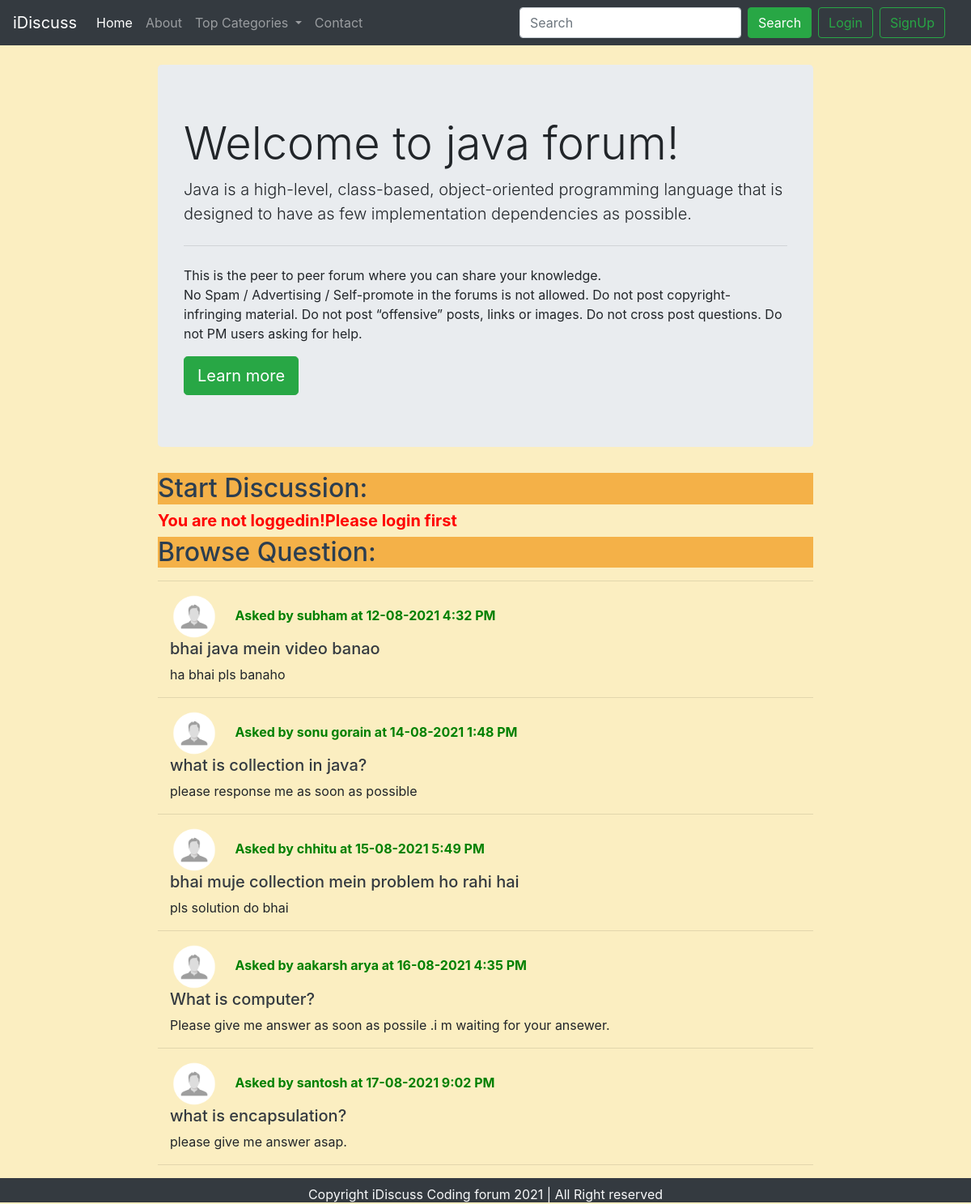
/threads.php?catid=2, run on the app's committed database.
### tables this page shows
CREATE TABLE `categories` (
  `category_id` int(10) NOT NULL,
  `category_name` varchar(255) NOT NULL,
  `category_discription` varchar(255) NOT NULL,
  `created` datetime NOT NULL DEFAULT current_timestamp()
);

CREATE TABLE `threads` (
  `thread_id` int(7) NOT NULL,
  `thread_title` varchar(255) NOT NULL,
  `thread_desc` text NOT NULL,
  `thread_cat_id` int(7) NOT NULL,
  `thread_user_id` int(7) NOT NULL,
  `timestamp` datetime NOT NULL DEFAULT current_timestamp()
);

CREATE TABLE `users` (
  `sno` int(10) NOT NULL,
  `username` varchar(20) NOT NULL,
  `password` varchar(255) NOT NULL,
  `email` varchar(30) NOT NULL,
  `mobileNo` bigint(12) NOT NULL,
  `date` datetime NOT NULL DEFAULT current_timestamp()
);

### threads.php (the view, shortened to what this page needs)
<!doctype html>
<html lang="en">
<head>
    <link rel="stylesheet" href="https://stackpath.bootstrapcdn.com/bootstrap/4.5.0/css/bootstrap.min.css"
>
    <link rel="stylesheet" href="forum-css/style.css">
</head>
<body style="background-color: #FBEEC1;">
    <?php include 'partials/_header.php'?>
    <?php
       $id= $_GET['catid'];
       $sql="SELECT * FROM categories WHERE  category_id=$id";
       $result=mysqli_query($conn,$sql);
       while($row=mysqli_fetch_assoc($result))
       {
          $catname=$row['category_name'];
          $desc=$row['category_discription'];
       }
    ?>
     <div class="container my-4 " style="width:70%;" >
        <div class="jumbotron">
          <h1 class="display-4">Welcome to <?php echo $catname ?> forum!</h1>
          <p class="lead"> <?php echo $desc ?> <p>
          <hr class="my-4">
          <p>This is the peer to peer forum where you can share your knowledge.<br>No Spam / Advertising / Self-promote in the forums is not allowed.
            Do not post copyright-infringing material.
            Do not post “offensive” posts, links or images.
            Do not cross post questions.
            Do not PM users asking for help.
        </p>
          <a class="btn btn-success btn-lg" href="#" role="button">Learn more</a>
        </div>
             </div>
          <?php
           if (isset($_SESSION['loggedin']) && $_SESSION['loggedin']== true)
            {
             echo '<div class="container my-4 " style="width:70%;" >
               <form action=" '.$_SERVER["REQUEST_URI"].' " method="post">
              <div class="form-group">
                 <h2>Start Discussion:</h2>
                <label for="title"><b>Problem Title:</b></label>
                <input type="text" class="form-control" id="title" name="title"  aria-describedby="emailHelp" placeholder="Enter Title">
                <small id="emailHelp" class="form-text text-muted">keep your title short and crisp as possible</small>
              </div>
               <input type="hidden" name="sno" value="'.$_SESSION["sno"].'">
                <div class="form-group">
                    <label for="desc"><b>Ellaborate your concern:</b></label>
                    <textarea class="form-control" id="desc" name="desc" rows="3"></textarea>
                  </div>
              <button type="submit" class="btn btn-success">Submit</button>
           </form>
        </div>';
      }
         else{
                echo '<div class="container"  style="width:70%;">
                         <h2>Start Discussion:</h2>
                         <h5 class="font-weight-bold" style="color:red">You are not loggedin!Please login first</h5>
                      </div>';
         }
     ?>
       <div class="container"  style="width:70%;">
           <h2>Browse Question:</h2>
           <hr>
           <?php
               $id= $_GET['catid'];
               $sql="SELECT * FROM `threads` WHERE `thread_cat_id`=$id";
               $result=mysqli_query($conn,$sql);
               while($row=mysqli_fetch_assoc($result))
               {
                  $id=$row['thread_id'];
                  $title=$row['thread_title'];
                  $desc=$row['thread_desc'];
                  $thread_user_id=$row['thread_user_id'];
                   $thread_time = date_create($row['timestamp']);
                  $sql2="SELECT username FROM `users` WHERE sno= '$thread_user_id' ";
                  $result2=mysqli_query($conn,$sql2);
                  $row2=mysqli_fetch_assoc($result2);
          echo '<div class="container">
                  <img src="media/profileMan.png" width="60px" class="mr-3" alt="...">
                  <span class="font-weight-bold" style="color:green">'.'Asked by '.$row2["username"].' at '.date_format($thread_time, " d-m-Y g:i A").'</span>
                  <h5><a class="text-dark" href="threadques.php?threadid='.$id.'">'.$title.'</a></h5>
                    <p style="display:inline;">'.$desc.'</p>
                </div><hr>';
         }
 ?>
</div>
    <?php include 'partials/_footer.php'?>
</body>
</html>

### partials/_header.php (shortened to what this page needs)
<?php
 echo '<nav class="navbar sticky-top navbar-expand-lg navbar-dark bg-dark">
  <a class="navbar-brand" href="/iForum">iDiscuss</a>
  <button class="navbar-toggler" type="button" data-toggle="collapse" data-target="#navbarSupportedContent" aria-controls="navbarSupportedContent" aria-expanded="false" aria-label="Toggle navigation">
    <span class="navbar-toggler-icon"></span>
  </button>
  <div class="collapse navbar-collapse" id="navbarSupportedContent">
    <ul class="navbar-nav mr-auto">
      <li class="nav-item active">
        <a class="nav-link" href="/iForum">Home <span class="sr-only">(current)</span></a>
      </li>
      <li class="nav-item">
        <a class="nav-link" href="about.php">About</a>
      </li>
      <li class="nav-item dropdown">
        <a class="nav-link dropdown-toggle" href="#" id="navbarDropdown" role="button" data-toggle="dropdown" aria-haspopup="true" aria-expanded="false">
          Top Categories
        </a>
        <div class="dropdown-menu" aria-labelledby="navbarDropdown">';
      echo ' </div>
      </li>
      <li class="nav-item">
        <a class="nav-link " href="contact.php" tabindex="-1" >Contact</a>
      </li>
    </ul>
    <form class="form-inline my-2 my-lg-0" action="search.php" method="get">
      <input class="form-control mr-sm-2" type="search" name="query" id="query" placeholder="Search" aria-label="Search">
      <button class="btn btn-success my-2 my-sm-0" type="submit">Search</button>
    </form>
    <div class="row mx-2">';
     if (isset($_SESSION['loggedin']) && $_SESSION['loggedin']== true)
      {
           echo '<div class="media my-1 mx-1">
                  <img src="media/profileMan.png" width="40px" class="mr-0" alt="...">
                  <p class="text-light my-1 mx-1">Welcome! '. ucfirst($_SESSION['username']).'</p>
                </div>
                <a  href="partials/_logouthandler.php"  class="btn btn-outline-success my-2 my-sm-0"  style="height:35px; ">Logout</a>';
      }
else{
         echo ' <button class="btn btn-outline-success my-2 my-sm-0" data-toggle="modal" data-target="#loginModal" >Login</button>
           <button class="btn btn-outline-success  mx-2 my-2 my-sm-0 " data-toggle="modal" data-target="#signupModal" >SignUp</button>';
   }
   echo '</div>
  </div>
</nav>';
?>

### partials/_footer.php
<?php
    echo '
   <div >
   <footer class="page-footer  text-light   bg-dark pt-2" style=" bottom:0px ; height:30px;">
       <p class="text-center"> Copyright iDiscuss Coding forum 2021 | All Right reserved </p>
     </footer>
   </div>
';
?>

### forum-css/style.css (style rules this page uses)
h2 { background-color: #F4B148; color: #2C3E50; }

### data on the page
categories: category_name "java", category_discription "Java is a high-level, class-based, object-oriented programming language that is designed to have as few implementation dependencies as possible."
threads: users.username "subham", timestamp "12-08-2021 4:32 PM", thread_title "bhai java mein video banao", thread_desc "ha bhai pls banaho"
threads: users.username "sonu gorain", timestamp "14-08-2021 1:48 PM", thread_title "what is collection in java?", thread_desc "please response me as soon as possible"
threads: users.username "chhitu", timestamp "15-08-2021 5:49 PM", thread_title "bhai muje collection mein problem ho rahi hai", thread_desc "pls solution do bhai"
threads: users.username "aakarsh arya", timestamp "16-08-2021 4:35 PM", thread_title "What is computer?", thread_desc "Please give me answer as soon as possile .i m waiting for your ansewer."
threads: users.username "santosh", timestamp "17-08-2021 9:02 PM", thread_title "what is encapsulation?", thread_desc "please give me answer asap."
